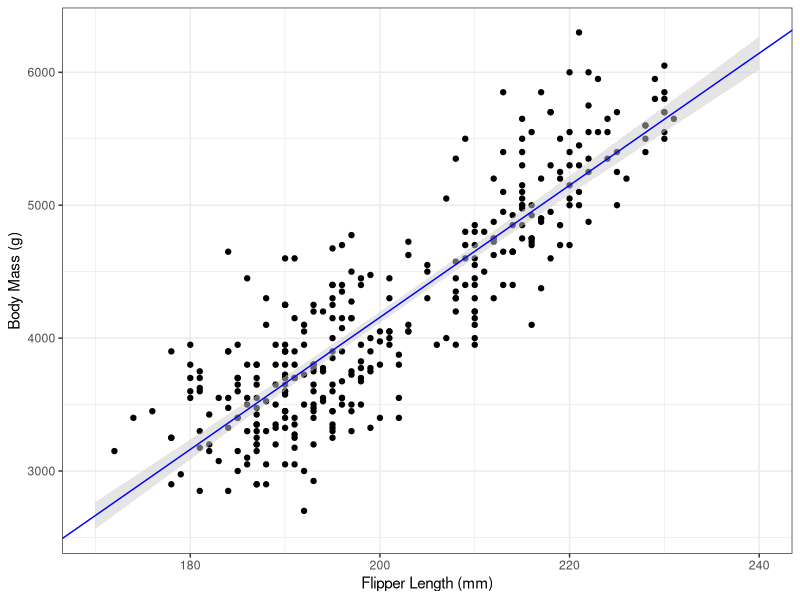
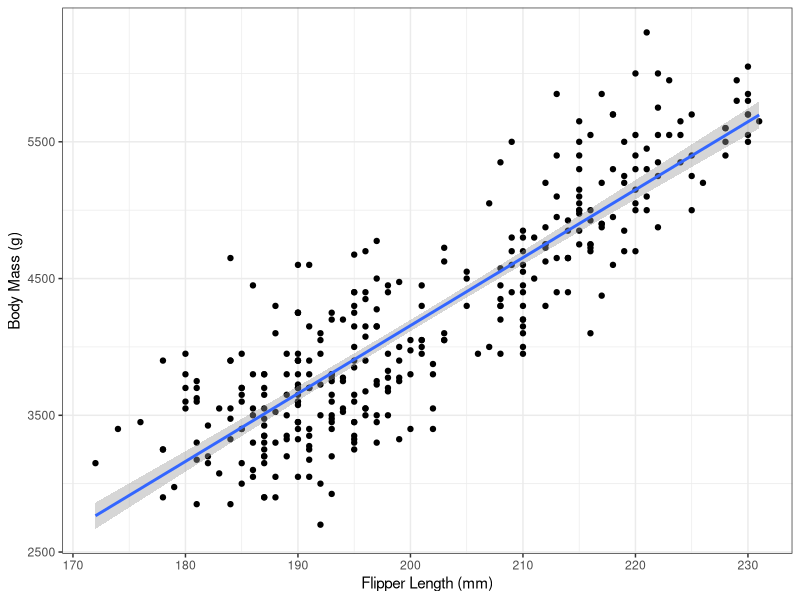
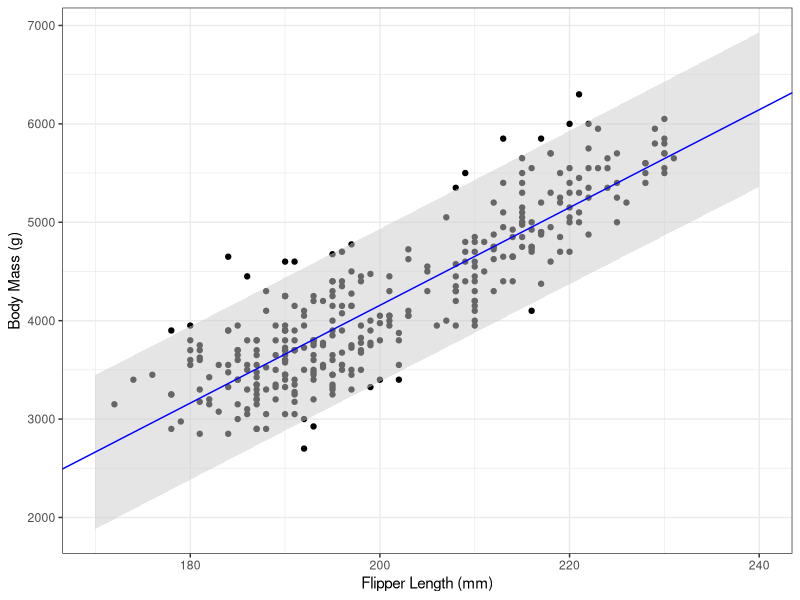

Recreate these plots in R, in order.
## ---- chunk 1
library(tidyverse)
library(palmerpenguins)
library(broom)
## ---- chunk 2
penguin_lm <- lm(body_mass_g ~ flipper_length_mm,
   data=penguins)
## ---- chunk 3
x0 <- 200
muhat <- coef(penguin_lm)[1] + coef(penguin_lm)[2]*x0
muhat
## ---- chunk 4
penguin_lm <- lm(body_mass_g ~ flipper_length_mm,
   data=penguins)
preddata <- data.frame(flipper_length_mm=200)
predict(penguin_lm,
        newdata=preddata)
## ---- chunk 5
# Be careful with missing values here
xbar <- mean(penguin_lm$model$flipper_length_mm) 
Sxx <- sum((penguin_lm$model$flipper_length_mm - xbar)^2)
n <- nobs(penguin_lm)
seMuHat <- sqrt(summary(penguin_lm)$sigma^2 * ((x0-xbar)^2/Sxx + 1/n))  
seMuHat
ciMean <- c(muhat - qt(.975, n-2)*seMuHat, muhat + qt(.975, n-2)*seMuHat)
ciMean
## ---- chunk 6
g_penguin <- ggplot() + theme_bw() + 
  geom_point(aes(x=flipper_length_mm,
                 y=body_mass_g),
             data=subset(penguins, !is.na(flipper_length_mm))) + 
    xlab("Flipper Length (mm)") +
    ylab("Body Mass (g)")
## ---- chunk 7
# Create a sequence of predictor values
flipper_length_pred_df <- data.frame(flipper_length_mm=seq(170, 240, length=200))

# Compute mean and its CI
body_mass_ci <- predict(penguin_lm,
        newdata=flipper_length_pred_df,
        interval="confidence", 
        level=0.95)
body_mass_ci_df <- data.frame(body_mass_ci,
                              flipper_length_mm= flipper_length_pred_df$flipper_length_mm)

# Plot
g_penguin + 
    geom_ribbon(aes(x=flipper_length_mm,
                    ymax=upr,
                    ymin=lwr), 
                data=body_mass_ci_df,
                fill="grey80",
                alpha=0.5) + 
  geom_abline(aes(slope=coef(penguin_lm)[2],
                  intercept=coef(penguin_lm)[1]), col="blue")
## ---- chunk 8
g_penguin+ 
    geom_smooth(aes(x=flipper_length_mm,
                    y=body_mass_g),
                data=penguins,
                method="lm",
                se=TRUE,
                level=0.95)
## ---- chunk 9
sePred <- sqrt(seMuHat^2 + summary(penguin_lm)$sigma^2)
yhat_PI <- c(muhat - qt(.975, n-2)*sePred, muhat + qt(.975, n-2)*sePred)
yhat_PI
## ---- chunk 10
predict(penguin_lm, 
        newdata=preddata,
        interval="prediction",
        level=0.95)
## ---- chunk 11
body_mass_pi <- predict(penguin_lm,
        newdata=flipper_length_pred_df,
        interval="prediction", 
        level=0.95)
body_mass_pi_df <- data.frame(body_mass_pi,
                              flipper_length_mm= flipper_length_pred_df$flipper_length_mm)

g_penguin + 
    geom_ribbon(aes(x=flipper_length_mm,
                    ymax=upr,
                    ymin=lwr), 
                data=body_mass_pi_df,
                fill="grey80",
                alpha=0.5) + 
  geom_abline(aes(slope=coef(penguin_lm)[2],
                  intercept=coef(penguin_lm)[1]), col="blue")
